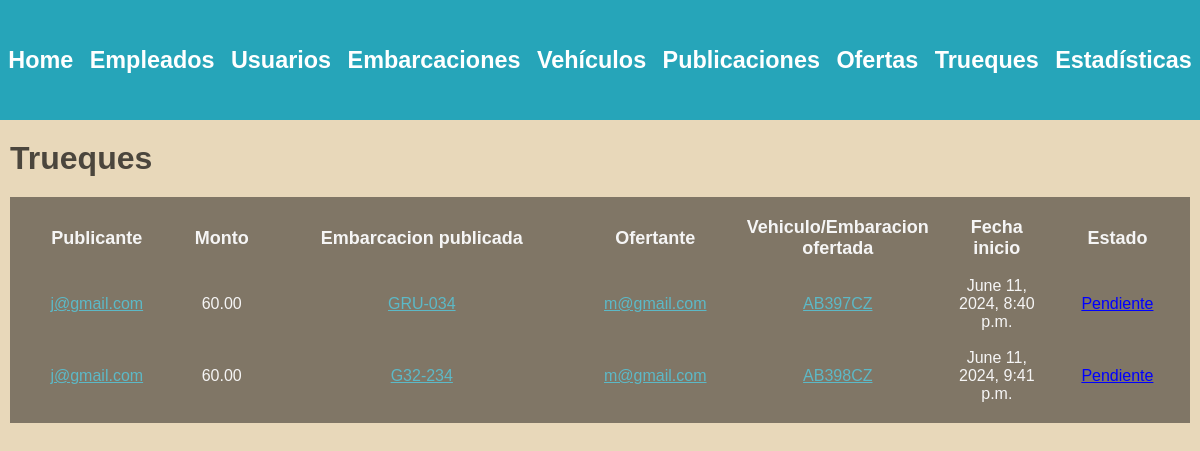
Before: /administracion/trueques/ (signed in) with the older database file.
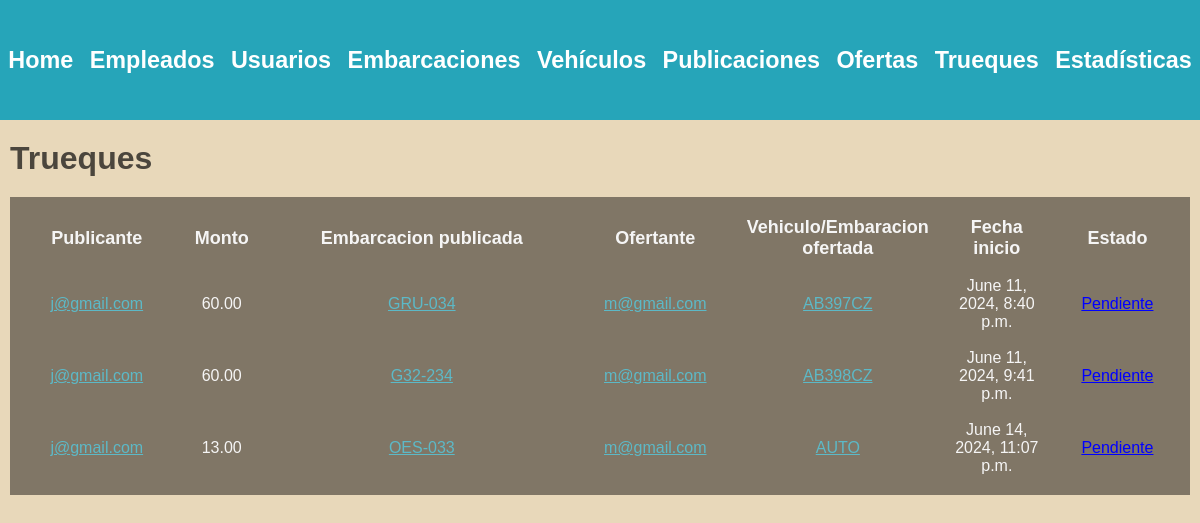
After: the same page with the newer database file.
### trueques/models.py (models this page shows)
class Trueque(models.Model):
    monto = models.DecimalField(max_digits=15, decimal_places=2, default=0)
    usuario1 = models.ForeignKey(Usuario, related_name='trueques_como_usuario1', on_delete=models.SET_NULL, null=True)
    usuario2 = models.ForeignKey(Usuario, related_name='trueques_como_usuario2', on_delete=models.SET_NULL, null=True)
    embarcacion1 = models.ForeignKey(Embarcacion, related_name='trueques_como_embarcacion1', on_delete=models.SET_NULL, null=True)
    embarcacion2 = models.ForeignKey(Embarcacion, related_name='trueques_como_embarcacion2', on_delete=models.SET_NULL, null=True)
    vehiculo = models.ForeignKey(Vehiculo, on_delete=models.SET_NULL, null=True)
    sede = models.ForeignKey(Sede, on_delete=models.SET_NULL, null=True)
    estado= models.CharField(max_length=50, default='Pendiente')
    fecha_inicio = models.DateTimeField(auto_now_add=True)
    fecha_cierre = models.DateTimeField(null=True)

### usuarios/models.py (models this page shows, shortened)
class Usuario(AbstractBaseUser, PermissionsMixin):
    nombre = models.CharField(max_length=50)
    apellido = models.CharField(max_length=50)
    fecha_nacimiento = models.DateField()
    telefono = models.CharField(max_length=13)
    mail = models.EmailField(max_length=50, unique=True)
    password = models.CharField(max_length=128)
    is_staff= models.BooleanField(default=False)
    is_blocked= models.BooleanField(default=False)
    USERNAME_FIELD = 'mail'
    REQUIRED_FIELDS = ['nombre', 'apellido', 'fecha_nacimiento', 'telefono']

### embarcaciones/models.py (models this page shows)
class Embarcacion(models.Model):
    matricula = models.CharField(max_length=100, unique=True)
    modelo = models.CharField(max_length=100)
    tipo = models.ForeignKey(TipoEmbarcacion, on_delete=models.SET_NULL, null=True)
    m_eslora = models.DecimalField(max_digits=5, decimal_places=2)
    m_manga = models.DecimalField(max_digits=5, decimal_places=2)
    m_calado = models.DecimalField(max_digits=5, decimal_places=2)
    motor = models.BooleanField(default=False)
    deuda = models.DecimalField(max_digits=10, decimal_places=2, default=0)
    sede = models.ForeignKey(Sede, on_delete=models.SET_NULL, null=True)
    dueño = models.ForeignKey(Usuario, on_delete=models.CASCADE)

### vehiculos/models.py (models this page shows)
class Vehiculo(models.Model):
    patente = models.CharField(max_length=100, unique=True)
    marca = models.CharField(max_length=100)
    modelo = models.CharField(max_length=100)
    tipo = models.ForeignKey(TipoVehiculo, on_delete=models.SET_NULL, null=True)
    año_fabricacion = models.DecimalField(max_digits=4, decimal_places=0, default=2000)
    kilometraje = models.DecimalField(max_digits=10, decimal_places=0, default=0)
    dueño = models.ForeignKey(Usuario, on_delete=models.CASCADE)

### administrador/views.py (the view)
# urls.py: path('administracion/trueques/', views.listar_trueques, name='lista trueques')
@login_required(login_url=reverse_lazy('home'))
def listar_trueques(request):
    user = request.user
    if not user.is_staff:
        return redirect('home')
    trueques = Trueque.objects.all()
    return render(request, 'trades.html', {'trueques': trueques})

### autenticacion/backend.py (called while the page is built)
    def get_user(self, user_id):
        UserModel = get_user_model()
        try:
            return UserModel.objects.get(pk=user_id)
        except UserModel.DoesNotExist:
            return None

### administrador/templates/trades.html (shortened to what this page needs)
{% extends 'layouts/navbar.html' %}
{% block content %}
<div class="header">
    <h1>Trueques</h1>
</div>
{% if trueques %}
    <table>
        <thead>
            <tr>
                <th>Publicante</th>
                <th>Monto</th>
                <th>Embarcacion publicada</th>
                <th>Ofertante</th>
                <th>Vehiculo/Embaracion ofertada</th>
                <th>Fecha inicio</th>
                <th>Estado</th>
            </tr>
        </thead>
        <tbody>
            {% for trueque in trueques %}
                <tr>
                    <td>
                        <a href="{% url 'ver perfil' trueque.usuario1_id %}">{{ trueque.usuario1.mail }}</a>
                    </td>
                    <td>{{ trueque.monto }}</td>
                    <td>
                        <a href="{% url 'ver detalle embarcacion' trueque.embarcacion1_id 0 %}">{{ trueque.embarcacion1.matricula }}</a>
                    </td>
                    <td>
                        <a href="{% url 'ver perfil' trueque.usuario2_id %}">{{ trueque.usuario2.mail }}</a>
                    </td>
                    {% if trueque.vehiculo_id %}
                        <td>
                            <a href="{% url 'ver detalle vehiculo' trueque.vehiculo_id 0 %}">{{ trueque.vehiculo.patente }}</a>
                        </td>
                    {% elif trueque.embarcacion2_id %}
                        <td>
                            <a href="{% url 'ver detalle embarcacion' trueque.embarcacion2_id 0 %}">{{ trueque.embarcacion2.matricula }}</a>
                        </td>
                    {% endif %}
                    <td>
                        {{ trueque.fecha_inicio }}
                    </td>
                    <td>
                        {% if trueque.estado == "Completado" %}
                            <a href="{% url 'ver detalle trueque' trueque.id %}" style="color:green">{{ trueque.estado }}</a>
                        {% elif trueque.estado == "Pendiente" %}
                            <a href="{% url 'ver detalle trueque' trueque.id %}" style="color:blue">{{ trueque.estado }}</a>
                        {% elif trueque.estado == "Cancelado" %}
                        <a href="{% url 'ver detalle trueque' trueque.id %}" style="color:red">{{ trueque.estado }}</a>
                        {% endif %}
                    </td>
                </tr>
            {% endfor %}
        </tbody>
    </table>
{% else %}
    <h3>No existen trueques en la plataforma.</h3>
{% endif %}
{% endblock %}

Changed rows visible on the page:
added Trueque: usuario1.mail "j@gmail.com", monto "13.00", embarcacion1.matricula "OES-033", usuario2.mail "m@gmail.com", vehiculo.patente "AUTO", fecha_inicio "June 14, 2024, 11:07 p.m.", estado "Pendiente"
